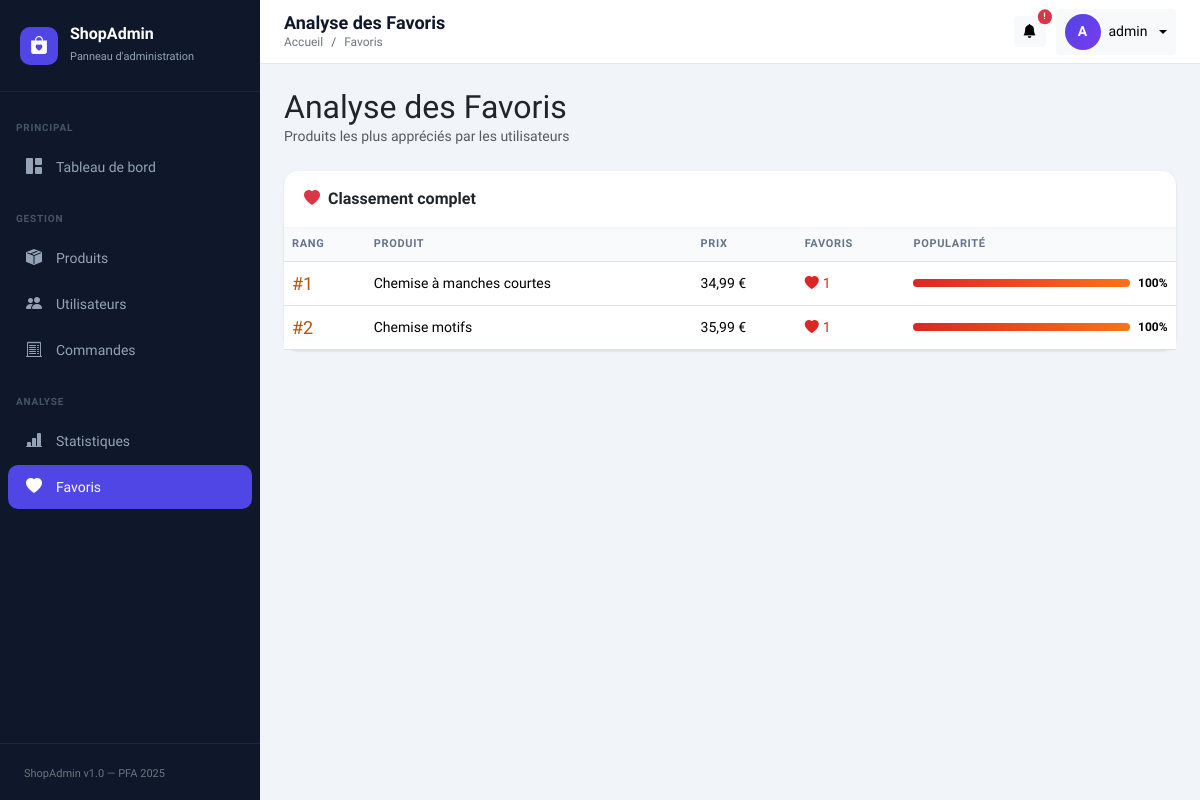
The app's page /dashboard-admin-main/index.php?page=favorites (signed in), older data.
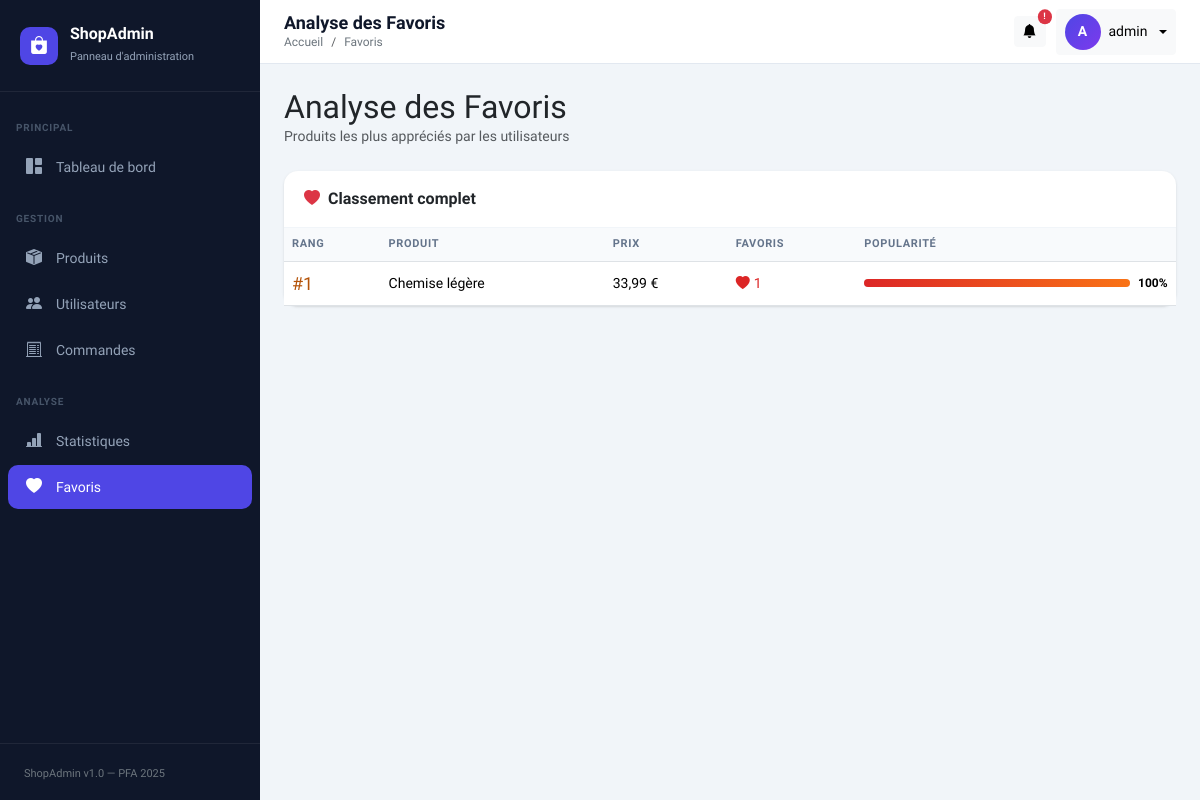
The same page, newer data.
### tables this page shows
CREATE TABLE `produits` (
  `id` varchar(20) NOT NULL,
  `name` varchar(150) DEFAULT NULL,
  `description` text DEFAULT NULL,
  `price` decimal(10,2) DEFAULT NULL,
  `stock` int(11) DEFAULT NULL,
  `sku` varchar(100) DEFAULT NULL,
  `image_path` varchar(255) DEFAULT NULL,
  `category_id` int(11) DEFAULT NULL,
  `color_id` int(11) DEFAULT NULL,
  `created_at` timestamp NOT NULL DEFAULT current_timestamp() ON UPDATE current_timestamp(),
  `product_type` enum('haut','bas','accessoire','chaussure','ensemble') DEFAULT NULL,
  `season` enum('ete','hiver','mi_saison','toutes_saisons') DEFAULT 'toutes_saisons'
);

### dashboard-admin-main/config/database.php (called while the page is built, shortened)
<?php
class Database {
    private static ?PDO $instance = null;
    public static function getInstance(): PDO {
        if (self::$instance === null) {
            $dsn = "mysql:host=" . DB_HOST . ";dbname=" . DB_NAME . ";charset=" . DB_CHARSET;
            $options = [
                PDO::ATTR_ERRMODE            => PDO::ERRMODE_EXCEPTION,
                PDO::ATTR_DEFAULT_FETCH_MODE => PDO::FETCH_ASSOC,
                PDO::ATTR_EMULATE_PREPARES   => false,
            ];
            try {
                self::$instance = new PDO($dsn, DB_USER, DB_PASS, $options);
            } catch (PDOException $e) {
                error_log("Erreur connexion DB : " . $e->getMessage());
                die(json_encode(['error' => 'Connexion à la base de données échouée.']));
            }
        }
        return self::$instance;
    }
}

### dashboard-admin-main/models/Product.php (called while the page is built, shortened)
<?php
require_once __DIR__ . '/../config/database.php';
class Product {
    private PDO $db;
    public function __construct() {
        $this->db = Database::getInstance();
    }
    public function getMostFavorited(int $limit = 5): array {
        $stmt = $this->db->prepare("
            SELECT p.id, p.name, p.price, p.image_path as image,
                   COUNT(f.id) AS favorites_count
            FROM produits p
            JOIN favorites f ON p.id = f.product_id
            GROUP BY p.id, p.name, p.price, p.image_path
            ORDER BY favorites_count DESC
            LIMIT ?
        ");
        $stmt->execute([$limit]);
        return $stmt->fetchAll();
    }
}

### dashboard-admin-main/views/favorites.php (the view, shortened to what the changed rows need)
<?php
require_once __DIR__ . '/../includes/header.php';
?>
<div class="main-wrapper">
    <?php require_once __DIR__ . '/../includes/navbar.php'; ?>
    <div class="content-area">
        <div class="mb-4">
            <h2 class="fw-800 mb-0">Analyse des Favoris</h2>
        </div>
        <div class="row g-3">
            <?php if (empty($mostFavorited)): ?>
            <div class="col-12">
                <div class="card p-5 text-center">
                    <i class="bi bi-heart fs-1 text-secondary d-block mb-2"></i>
                    <p class="text-muted">Aucun favori enregistré.</p>
                </div>
            </div>
            <?php else: ?>
            <div class="col-12">
                <div class="card">
                    <div class="table-responsive">
                        <table class="table mb-0">
                            <thead>
                                <tr>
                                    <th>Rang</th>
                                    <th>Produit</th>
                                    <th>Prix</th>
                                    <th>Favoris</th>
                                    <th>Popularité</th>
                                </tr>
                            </thead>
                            <tbody>
                                <?php
                                $maxFav = $mostFavorited[0]['favorites_count'] ?? 1;
                                foreach ($mostFavorited as $i => $p):
                                    $pct = ($p['favorites_count'] / $maxFav) * 100;
                                ?>
                                <tr>
                                    <td>
                                        <span class="fw-800" style="font-size:18px;color:<?= $i < 3 ? '#b45309' : '#94a3b8' ?>;">
                                            #<?= $i + 1 ?>
                                        </span>
                                    </td>
                                    <td class="fw-600"><?= htmlspecialchars($p['name']) ?></td>
                                    <td><?= number_format($p['price'], 2, ',', ' ') ?> €</td>
                                    <td>
                                        <span class="fw-700" style="color:#dc2626;">
                                            <i class="bi bi-heart-fill me-1"></i><?= $p['favorites_count'] ?>
                                        </span>
                                    </td>
                                    <td style="min-width:160px;">
                                        <div class="d-flex align-items-center gap-2">
                                            <div style="flex:1;background:#e2e8f0;border-radius:99px;height:8px;">
                                                <div style="width:<?= $pct ?>%;height:8px;background:linear-gradient(90deg,#dc2626,#f97316);border-radius:99px;transition:width .5s;"></div>
                                            </div>
                                            <span style="font-size:12px;font-weight:700;min-width:30px;"><?= round($pct) ?>%</span>
                                        </div>
                                    </td>
                                </tr>
                                <?php endforeach; ?>
                            </tbody>
                        </table>
                    </div>
                </div>
            </div>
            <?php endif; ?>
        </div>
    </div>
</div>
<?php require_once __DIR__ . '/../includes/footer.php'; ?>

Row changes from the older to the newer data that the page shows:
no longer on this page (row edited): produits: name "Chemise à manches courtes", price "34,99", favorites_count "1", pct "100"
no longer on this page (row edited): produits: name "Chemise motifs", price "35,99", favorites_count "1", pct "100"
now on this page (row edited): produits: name "Chemise légère", price "33,99", favorites_count "1", pct "100"
